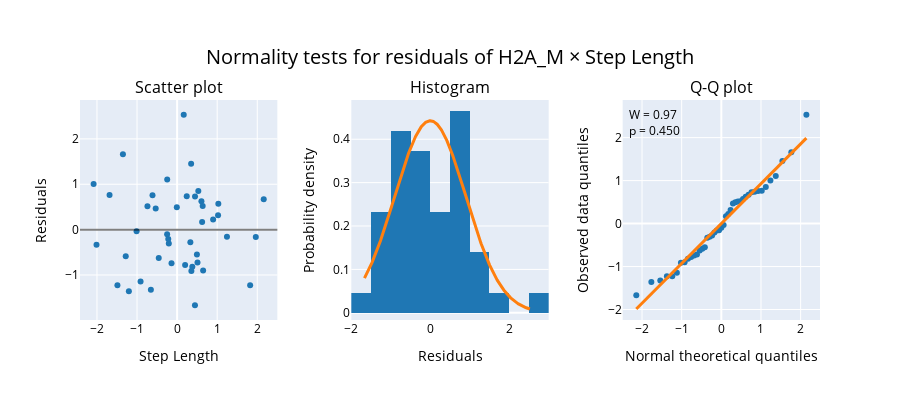
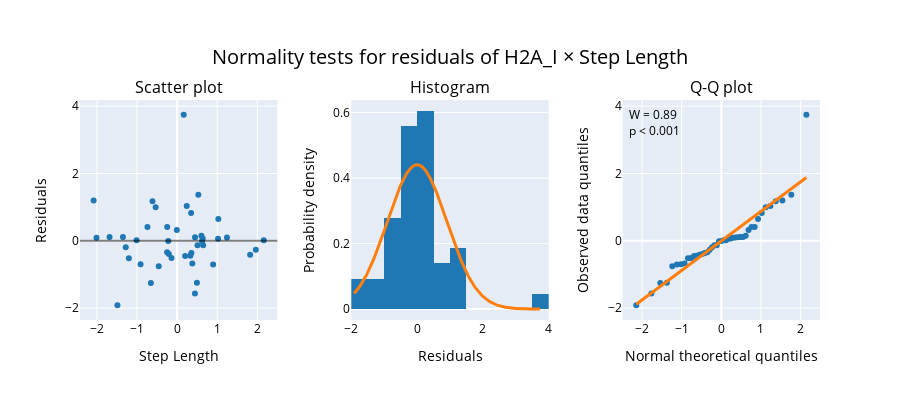

Here is the notebook cell these charts were saved with, in order:
### Markdown cell above
### Test of the residuals

### Code cell
plot_residuals(fit=fit_re[1], kind='marginal', xlabel= 'Step Length', ylabel='H2A_M',
               hover=('Subject', df['Subject']));
plot_residuals(fit=fit_re[12], kind='marginal', xlabel= 'Step Length', ylabel='H2A_I',
               hover=('Subject', df['Subject']));
plot_residuals(fit=fit_re[23], kind='marginal', xlabel= 'Step Length', ylabel='H2A_W',
               hover=('Subject', df['Subject']));

### Figure 1 — Plotly figure (JSON) as saved in the notebook; plotly's stock layout.template omitted (floating-point values rounded to 4 significant figures; data arrays with more than 128 entries replaced by an {"elided": "..."} marker saying what was removed)
{"data": [{"customdata": [1, 3, 4, 5, 6, 7, 8, 9, 10, 11, 12, 13, 14, 15, 16, 17, 18, 19, 20, 21, 22, 24, 25, 26, 27, 29, 30, 31, 32, 33, 34, 35, 36, 38, 40, 43, 44, 45, 46, 47, 48, 49, 50], "hovertemplate": "<b>Subject: %{customdata}</b> <br>Step Length: %{x} <br>Residual: %{y} ", "marker": {"color": "rgb(31, 119, 180)"}, "mode": "markers", "name": "", "type": "scatter", "x": [0.6068, 0.3303, 1.028, 0.638, 1.022, 0.4452, 0.5087, -0.1396, -0.6546, 1.963, -0.2067, -0.4585, 0.3499, 1.244, -0.2491, 0.8985, -0.5347, -0.2203, 0.1998, 0.4469, 1.823, -0.9117, -0.6141, -1.686, -2.083, -1.352, -1.204, -1.282, 0.6496, 0.3801, 0.356, 0.1652, 0.6244, 0.4941, -2.011, 0.2399, -0.007604, 2.161, -0.74, -1.49, -0.247, 0.529, -1.011], "xaxis": "x", "y": [0.6253, -0.2778, 0.5697, 0.5181, 0.3153, -1.667, -0.7222, -0.7437, -1.326, -0.1633, -0.3042, -0.6258, 1.453, -0.1575, -0.1002, 0.2239, 0.4681, -0.2092, -0.7776, 0.7287, -1.226, -1.143, 0.7604, 0.7612, 1.005, 1.661, -1.357, -0.5888, -0.902, -0.8203, -0.9116, 2.532, 0.1688, -0.5492, -0.3327, 0.7375, 0.4956, 0.668, 0.5132, -1.225, 1.107, 0.8503, -0.03361], "yaxis": "y"}, {"histnorm": "probability density", "marker": {"color": "rgb(31, 119, 180)"}, "name": "", "type": "histogram", "x": [0.6253, -0.2778, 0.5697, 0.5181, 0.3153, -1.667, -0.7222, -0.7437, -1.326, -0.1633, -0.3042, -0.6258, 1.453, -0.1575, -0.1002, 0.2239, 0.4681, -0.2092, -0.7776, 0.7287, -1.226, -1.143, 0.7604, 0.7612, 1.005, 1.661, -1.357, -0.5888, -0.902, -0.8203, -0.9116, 2.532, 0.1688, -0.5492, -0.3327, 0.7375, 0.4956, 0.668, 0.5132, -1.225, 1.107, 0.8503, -0.03361], "xaxis": "x2", "yaxis": "y2"}, {"line": {"color": "rgb(255, 127, 14)", "width": 3}, "mode": "lines", "name": "", "type": "scatter", "x": {"elided": "500 float values"}, "xaxis": "x2", "y": {"elided": "500 float values"}, "yaxis": "y2"}, {"marker": {"color": "rgb(31, 119, 180)"}, "mode": "markers", "name": "", "type": "scatter", "x": [-2.145, -1.765, -1.539, -1.373, -1.237, -1.121, -1.019, -0.9262, -0.8408, -0.7612, -0.6861, -0.6146, -0.5462, -0.4803, -0.4163, -0.3541, -0.2932, -0.2333, -0.1743, -0.1159, -0.05784, 0.0, 0.05784, 0.1159, 0.1743, 0.2333, 0.2932, 0.3541, 0.4163, 0.4803, 0.5462, 0.6146, 0.6861, 0.7612, 0.8408, 0.9262, 1.019, 1.121, 1.237, 1.373, 1.539, 1.765, 2.145], "xaxis": "x3", "y": [-1.667, -1.357, -1.326, -1.226, -1.225, -1.143, -0.9116, -0.902, -0.8203, -0.7776, -0.7437, -0.7222, -0.6258, -0.5888, -0.5492, -0.3327, -0.3042, -0.2778, -0.2092, -0.1633, -0.1575, -0.1002, -0.03361, 0.1688, 0.2239, 0.3153, 0.4681, 0.4956, 0.5132, 0.5181, 0.5697, 0.6253, 0.668, 0.7287, 0.7375, 0.7604, 0.7612, 0.8503, 1.005, 1.107, 1.453, 1.661, 2.532], "yaxis": "y3"}, {"line": {"color": "rgb(255, 127, 14)", "width": 3}, "mode": "lines", "name": "", "type": "scatter", "x": [-2.145, 2.145], "xaxis": "x3", "y": [-1.988, 1.988], "yaxis": "y3"}], "layout": {"annotations": [{"font": {"size": 16}, "showarrow": false, "text": "Scatter plot", "x": 0.1333, "xanchor": "center", "xref": "paper", "y": 1, "yanchor": "bottom", "yref": "paper"}, {"font": {"size": 16}, "showarrow": false, "text": "Histogram", "x": 0.5, "xanchor": "center", "xref": "paper", "y": 1, "yanchor": "bottom", "yref": "paper"}, {"font": {"size": 16}, "showarrow": false, "text": "Q-Q plot", "x": 0.8667, "xanchor": "center", "xref": "paper", "y": 1, "yanchor": "bottom", "yref": "paper"}, {"align": "left", "showarrow": false, "text": "W = 0.97<br>p = 0.450", "valign": "top", "x": 0.02, "xref": "x3 domain", "y": 0.98, "yref": "y3 domain"}], "font": {"color": "black"}, "height": 400, "shapes": [{"line": {"color": "rgba(0,0,0,.5)", "width": 2}, "type": "line", "x0": 0, "x1": 1, "xref": "x domain", "y0": 0, "y1": 0, "yref": "y"}], "showlegend": false, "title": {"font": {"size": 20}, "text": "Normality tests for residuals of H2A_M &times; Step Length", "x": 0.5, "xanchor": "center", "yanchor": "top"}, "xaxis": {"anchor": "y", "domain": [0, 0.2667], "title": {"text": "Step Length"}}, "xaxis2": {"anchor": "y2", "domain": [0.3667, 0.6333], "title": {"text": "Residuals"}}, "xaxis3": {"anchor": "y3", "domain": [0.7333, 1], "title": {"text": "Normal theoretical quantiles"}}, "yaxis": {"anchor": "x", "domain": [0, 1], "title": {"text": "Residuals"}}, "yaxis2": {"anchor": "x2", "domain": [0, 1], "title": {"text": "Probability density"}}, "yaxis3": {"anchor": "x3", "domain": [0, 1], "title": {"text": "Observed data quantiles"}}}}

### Figure 2 — Plotly figure (JSON) as saved in the notebook; plotly's stock layout.template omitted (floating-point values rounded to 4 significant figures; data arrays with more than 128 entries replaced by an {"elided": "..."} marker saying what was removed)
{"data": [{"customdata": [1, 3, 4, 5, 6, 7, 8, 9, 10, 11, 12, 13, 14, 15, 16, 17, 18, 19, 20, 21, 22, 24, 25, 26, 27, 29, 30, 31, 32, 33, 34, 35, 36, 38, 40, 43, 44, 45, 46, 47, 48, 49, 50], "hovertemplate": "<b>Subject: %{customdata}</b> <br>Step Length: %{x} <br>Residual: %{y} ", "marker": {"color": "rgb(31, 119, 180)"}, "mode": "markers", "name": "", "type": "scatter", "x": [0.6068, 0.3303, 1.028, 0.638, 1.022, 0.4452, 0.5087, -0.1396, -0.6546, 1.963, -0.2067, -0.4585, 0.3499, 1.244, -0.2491, 0.8985, -0.5347, -0.2203, 0.1998, 0.4469, 1.823, -0.9117, -0.6141, -1.686, -2.083, -1.352, -1.204, -1.282, 0.6496, 0.3801, 0.356, 0.1652, 0.6244, 0.4941, -2.011, 0.2399, -0.007604, 2.161, -0.74, -1.49, -0.247, 0.529, -1.011], "xaxis": "x", "y": [0.149, -0.4411, 0.6494, 0.06717, 0.0595, -1.561, -0.1289, -0.5119, -1.253, -0.2616, -0.3886, -0.7547, 0.8239, 0.1008, -0.3359, -0.7046, 0.9944, -0.003549, -0.4539, 0.1072, -0.4143, -0.6984, 1.173, 0.1133, 1.198, 0.1109, -0.5209, -0.1874, -0.1342, -0.6763, -0.3587, 3.745, -0.01355, -1.248, 0.0949, 1.033, 0.3244, 0.0142, 0.4114, -1.913, 0.4096, 1.368, 0.01637], "yaxis": "y"}, {"histnorm": "probability density", "marker": {"color": "rgb(31, 119, 180)"}, "name": "", "type": "histogram", "x": [0.149, -0.4411, 0.6494, 0.06717, 0.0595, -1.561, -0.1289, -0.5119, -1.253, -0.2616, -0.3886, -0.7547, 0.8239, 0.1008, -0.3359, -0.7046, 0.9944, -0.003549, -0.4539, 0.1072, -0.4143, -0.6984, 1.173, 0.1133, 1.198, 0.1109, -0.5209, -0.1874, -0.1342, -0.6763, -0.3587, 3.745, -0.01355, -1.248, 0.0949, 1.033, 0.3244, 0.0142, 0.4114, -1.913, 0.4096, 1.368, 0.01637], "xaxis": "x2", "yaxis": "y2"}, {"line": {"color": "rgb(255, 127, 14)", "width": 3}, "mode": "lines", "name": "", "type": "scatter", "x": {"elided": "500 float values"}, "xaxis": "x2", "y": {"elided": "500 float values"}, "yaxis": "y2"}, {"marker": {"color": "rgb(31, 119, 180)"}, "mode": "markers", "name": "", "type": "scatter", "x": [-2.145, -1.765, -1.539, -1.373, -1.237, -1.121, -1.019, -0.9262, -0.8408, -0.7612, -0.6861, -0.6146, -0.5462, -0.4803, -0.4163, -0.3541, -0.2932, -0.2333, -0.1743, -0.1159, -0.05784, 0.0, 0.05784, 0.1159, 0.1743, 0.2333, 0.2932, 0.3541, 0.4163, 0.4803, 0.5462, 0.6146, 0.6861, 0.7612, 0.8408, 0.9262, 1.019, 1.121, 1.237, 1.373, 1.539, 1.765, 2.145], "xaxis": "x3", "y": [-1.913, -1.561, -1.253, -1.248, -0.7547, -0.7046, -0.6984, -0.6763, -0.5209, -0.5119, -0.4539, -0.4411, -0.4143, -0.3886, -0.3587, -0.3359, -0.2616, -0.1874, -0.1342, -0.1289, -0.01355, -0.003549, 0.0142, 0.01637, 0.0595, 0.06717, 0.0949, 0.1008, 0.1072, 0.1109, 0.1133, 0.149, 0.3244, 0.4096, 0.4114, 0.6494, 0.8239, 0.9944, 1.033, 1.173, 1.198, 1.368, 3.745], "yaxis": "y3"}, {"line": {"color": "rgb(255, 127, 14)", "width": 3}, "mode": "lines", "name": "", "type": "scatter", "x": [-2.145, 2.145], "xaxis": "x3", "y": [-1.883, 1.883], "yaxis": "y3"}], "layout": {"annotations": [{"font": {"size": 16}, "showarrow": false, "text": "Scatter plot", "x": 0.1333, "xanchor": "center", "xref": "paper", "y": 1, "yanchor": "bottom", "yref": "paper"}, {"font": {"size": 16}, "showarrow": false, "text": "Histogram", "x": 0.5, "xanchor": "center", "xref": "paper", "y": 1, "yanchor": "bottom", "yref": "paper"}, {"font": {"size": 16}, "showarrow": false, "text": "Q-Q plot", "x": 0.8667, "xanchor": "center", "xref": "paper", "y": 1, "yanchor": "bottom", "yref": "paper"}, {"align": "left", "showarrow": false, "text": "W = 0.89<br>p < 0.001", "valign": "top", "x": 0.02, "xref": "x3 domain", "y": 0.98, "yref": "y3 domain"}], "font": {"color": "black"}, "height": 400, "shapes": [{"line": {"color": "rgba(0,0,0,.5)", "width": 2}, "type": "line", "x0": 0, "x1": 1, "xref": "x domain", "y0": 0, "y1": 0, "yref": "y"}], "showlegend": false, "title": {"font": {"size": 20}, "text": "Normality tests for residuals of H2A_I &times; Step Length", "x": 0.5, "xanchor": "center", "yanchor": "top"}, "xaxis": {"anchor": "y", "domain": [0, 0.2667], "title": {"text": "Step Length"}}, "xaxis2": {"anchor": "y2", "domain": [0.3667, 0.6333], "title": {"text": "Residuals"}}, "xaxis3": {"anchor": "y3", "domain": [0.7333, 1], "title": {"text": "Normal theoretical quantiles"}}, "yaxis": {"anchor": "x", "domain": [0, 1], "title": {"text": "Residuals"}}, "yaxis2": {"anchor": "x2", "domain": [0, 1], "title": {"text": "Probability density"}}, "yaxis3": {"anchor": "x3", "domain": [0, 1], "title": {"text": "Observed data quantiles"}}}}
